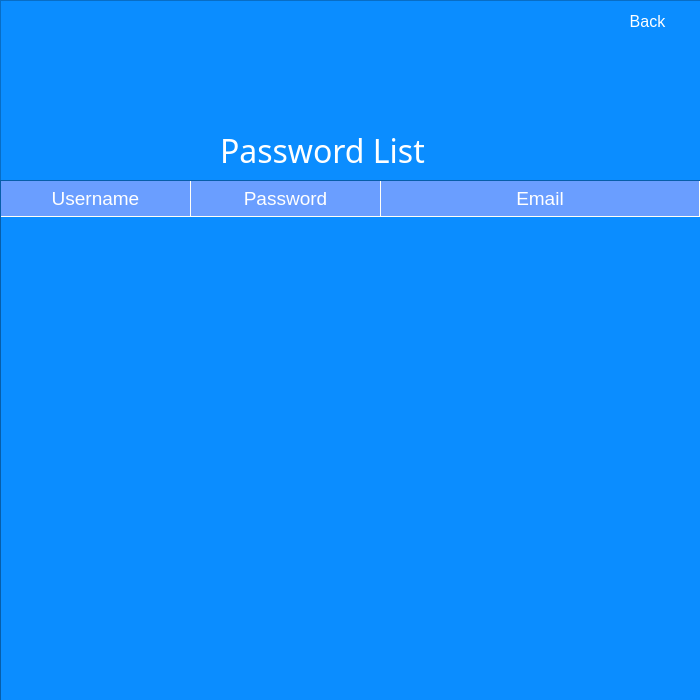
<?xml version="1.0" encoding="UTF-8"?>
<ui version="4.0">
 <class>Form</class>
 <widget class="QWidget" name="Form">
  <property name="geometry">
   <rect>
    <x>0</x>
    <y>0</y>
    <width>700</width>
    <height>700</height>
   </rect>
  </property>
  <property name="windowTitle">
   <string>Form</string>
  </property>
  <property name="styleSheet">
   <string notr="true">background-color: rgb(11, 141, 255);
font: 87 14pt &quot;Arial Black&quot;;
color: white;</string>
  </property>
  <widget class="QFrame" name="frame">
   <property name="geometry">
    <rect>
     <x>0</x>
     <y>0</y>
     <width>701</width>
     <height>701</height>
    </rect>
   </property>
   <property name="frameShape">
    <enum>QFrame::StyledPanel</enum>
   </property>
   <property name="frameShadow">
    <enum>QFrame::Raised</enum>
   </property>
   <widget class="QLabel" name="welcomeLabel">
    <property name="geometry">
     <rect>
      <x>220</x>
      <y>90</y>
      <width>441</width>
      <height>121</height>
     </rect>
    </property>
    <property name="styleSheet">
     <string notr="true">font-size: 32px;
color: white;
font-family: Arial black;
</string>
    </property>
    <property name="text">
     <string>Password List</string>
    </property>
   </widget>
   <widget class="QPushButton" name="back_button">
    <property name="geometry">
     <rect>
      <x>610</x>
      <y>10</y>
      <width>75</width>
      <height>23</height>
     </rect>
    </property>
    <property name="styleSheet">
     <string notr="true">font-size: 16px;
border: none;</string>
    </property>
    <property name="text">
     <string>Back</string>
    </property>
   </widget>
   <widget class="QTableWidget" name="tableWidget">
    <property name="geometry">
     <rect>
      <x>0</x>
      <y>180</y>
      <width>701</width>
      <height>521</height>
     </rect>
    </property>
    <property name="font">
     <font>
      <family>Arial Black</family>
      <pointsize>-1</pointsize>
      <weight>10</weight>
      <italic>false</italic>
      <bold>false</bold>
     </font>
    </property>
    <property name="contextMenuPolicy">
     <enum>Qt::PreventContextMenu</enum>
    </property>
    <property name="layoutDirection">
     <enum>Qt::LeftToRight</enum>
    </property>
    <property name="autoFillBackground">
     <bool>true</bool>
    </property>
    <property name="styleSheet">
     <string notr="true">QHeaderView::section {
    background-color: rgb(106, 158, 255);
    padding: 4px;
    font-size: 14pt;
    border-style: none;
    border-bottom: 1px solid #fffff8;
    border-right: 1px solid #fffff8;
	
}


QTableWidget {
	font-size: 11px;
}</string>
    </property>
    <property name="frameShape">
     <enum>QFrame::Panel</enum>
    </property>
    <property name="frameShadow">
     <enum>QFrame::Sunken</enum>
    </property>
    <property name="editTriggers">
     <set>QAbstractItemView::NoEditTriggers</set>
    </property>
    <property name="tabKeyNavigation">
     <bool>false</bool>
    </property>
    <property name="textElideMode">
     <enum>Qt::ElideMiddle</enum>
    </property>
    <property name="showGrid">
     <bool>false</bool>
    </property>
    <property name="wordWrap">
     <bool>false</bool>
    </property>
    <property name="cornerButtonEnabled">
     <bool>false</bool>
    </property>
    <property name="rowCount">
     <number>0</number>
    </property>
    <attribute name="horizontalHeaderCascadingSectionResizes">
     <bool>true</bool>
    </attribute>
    <attribute name="horizontalHeaderDefaultSectionSize">
     <number>190</number>
    </attribute>
    <attribute name="horizontalHeaderHighlightSections">
     <bool>false</bool>
    </attribute>
    <attribute name="horizontalHeaderMinimumSectionSize">
     <number>0</number>
    </attribute>
    <attribute name="horizontalHeaderShowSortIndicator" stdset="0">
     <bool>false</bool>
    </attribute>
    <attribute name="horizontalHeaderStretchLastSection">
     <bool>true</bool>
    </attribute>
    <attribute name="verticalHeaderVisible">
     <bool>false</bool>
    </attribute>
    <attribute name="verticalHeaderDefaultSectionSize">
     <number>40</number>
    </attribute>
    <attribute name="verticalHeaderHighlightSections">
     <bool>true</bool>
    </attribute>
    <attribute name="verticalHeaderMinimumSectionSize">
     <number>35</number>
    </attribute>
    <attribute name="verticalHeaderShowSortIndicator" stdset="0">
     <bool>false</bool>
    </attribute>
    <attribute name="verticalHeaderStretchLastSection">
     <bool>false</bool>
    </attribute>
    <column>
     <property name="text">
      <string>Username</string>
     </property>
    </column>
    <column>
     <property name="text">
      <string>Password</string>
     </property>
    </column>
    <column>
     <property name="text">
      <string>Email</string>
     </property>
    </column>
   </widget>
  </widget>
 </widget>
 <resources/>
 <connections/>
</ui>
